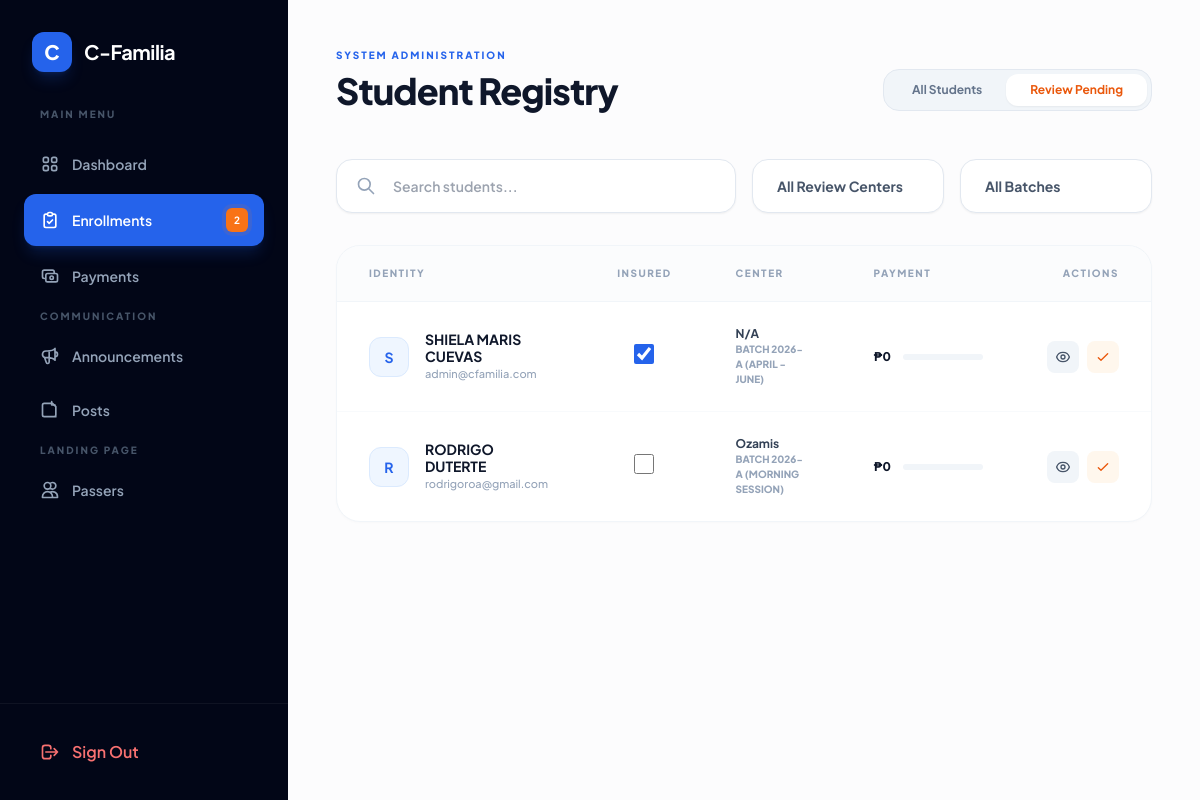
The page /admin_enrollments.php?view=pending (signed in) on the database its author committed.
### tables this page shows
CREATE TABLE `enrollments` (
  `id` int(11) NOT NULL,
  `user_id` int(11) NOT NULL,
  `program_type` varchar(100) DEFAULT 'Criminology Review',
  `status` enum('pending','enrolled','completed') DEFAULT 'pending',
  `enrolled_at` varchar(100) NOT NULL COMMENT 'REVIEW CENTER LOCATION WHERE STUDENTS ENROLLED\r\n',
  `enrollment_date` date DEFAULT NULL,
  `created_at` timestamp NOT NULL DEFAULT current_timestamp(),
  `batch` varchar(50) DEFAULT NULL,
  `insured` tinyint(1) NOT NULL COMMENT 'INSURANCE FOR STUDENTS IF THEY ARE BEING LISTED TO INSURANCE',
  `total_fee` decimal(10,2) DEFAULT NULL
);

CREATE TABLE `users` (
  `id` int(11) NOT NULL,
  `firstname` varchar(100) NOT NULL,
  `middlename` varchar(100) NOT NULL,
  `lastname` varchar(100) NOT NULL,
  `email` varchar(100) NOT NULL,
  `password` varchar(255) NOT NULL,
  `role` enum('admin','student') DEFAULT 'student',
  `profile_pic` varchar(255) DEFAULT NULL,
  `created_at` timestamp NOT NULL DEFAULT current_timestamp()
);

### admin_enrollments.php (the view, shortened to what this page needs)
<?php
include 'db.php';
$view = isset($_GET['view']) ? $_GET['view'] : 'all';
$batch_filter = isset($_GET['batch']) ? mysqli_real_escape_string($conn, $_GET['batch']) : '';
$location_filter = isset($_GET['location']) ? mysqli_real_escape_string($conn, $_GET['location']) : '';
?>
<!DOCTYPE html>
<html lang="en">
<head>
    <script src="https://cdn.tailwindcss.com"></script>
</head>
<body class="text-slate-800 antialiased">
    <div class="flex min-h-screen relative">
        <?php include 'aside.php';?>
        <main class="flex-1 p-4 md:p-12 w-full">
            <div class="max-w-7xl mx-auto">
                <header class="mb-8 md:mb-12">
                    <div class="flex flex-col lg:flex-row lg:items-end justify-between gap-6">
                        <div>
                            <span class="text-[10px] font-black uppercase tracking-[0.2em] text-blue-600 mb-2 block text-center md:text-left">System Administration</span>
                            <h1 class="text-3xl md:text-4xl font-[800] text-slate-900 tracking-tight text-center md:text-left">Student Registry</h1>
                        </div>
                        <div class="inline-flex p-1 bg-slate-100 rounded-2xl border border-slate-200 self-center md:self-end">
                            <a href="?view=all" class="px-4 md:px-6 py-2 rounded-xl text-xs font-bold transition-all <?= $view == 'all' ? 'bg-white text-blue-600 shadow-sm' : 'text-slate-500 hover:text-slate-900' ?>">All Students</a>
                            <a href="?view=pending" class="px-4 md:px-6 py-2 rounded-xl text-xs font-bold transition-all <?= $view == 'pending' ? 'bg-white text-orange-600 shadow-sm' : 'text-slate-500 hover:text-slate-900' ?>">Review Pending</a>
                        </div>
                    </div>
                </header>
                <div class="grid grid-cols-1 sm:grid-cols-2 lg:grid-cols-4 gap-4 mb-8">
                    <div class="sm:col-span-2 relative group">
                        <div class="absolute inset-y-0 left-5 flex items-center text-slate-400">
                            <svg class="w-5 h-5" fill="none" stroke="currentColor" viewBox="0 0 24 24"><path stroke-linecap="round" stroke-linejoin="round" stroke-width="2" d="M21 21l-6-6m2-5a7 7 0 11-14 0 7 7 0 0114 0z"/></svg>
                        </div>
                        <input type="text" id="studentSearch" placeholder="Search students..." class="w-full pl-14 pr-6 py-4 bg-white border border-slate-200 rounded-2xl focus:ring-4 focus:ring-blue-500/5 outline-none transition-all text-sm font-semibold shadow-sm">
                    </div>
                    <select onchange="location.href='?view=<?= $view ?>&batch=<?= $batch_filter ?>&location=' + this.value" class="px-6 py-4 bg-white border border-slate-200 rounded-2xl text-sm font-bold text-slate-600 outline-none shadow-sm appearance-none">
                        <option value="">All Review Centers</option>
                    </select>
                    <select onchange="location.href='?view=<?= $view ?>&location=<?= $location_filter ?>&batch=' + this.value" class="px-6 py-4 bg-white border border-slate-200 rounded-2xl text-sm font-bold text-slate-600 outline-none shadow-sm appearance-none">
                        <option value="">All Batches</option>
                    </select>
                </div>
                <div class="registry-card overflow-hidden">
                    <div class="overflow-x-auto lg:overflow-visible">
                        <table class="w-full text-left responsive-table">
                            <thead>
                                <tr class="bg-slate-50/50 border-b border-slate-100">
                                    <th class="px-8 py-5 text-[10px] font-black uppercase tracking-[0.15em] text-slate-400">Identity</th>
                                    <th class="px-8 py-5 text-[10px] font-black uppercase tracking-[0.15em] text-slate-400 text-center">Insured</th>
                                    <th class="px-8 py-5 text-[10px] font-black uppercase tracking-[0.15em] text-slate-400">Center</th>
                                    <th class="px-8 py-5 text-[10px] font-black uppercase tracking-[0.15em] text-slate-400">Payment</th>
                                    <th class="px-8 py-5 text-[10px] font-black uppercase tracking-[0.15em] text-slate-400 text-right">Actions</th>
                                </tr>
                            </thead>
                            <tbody id="enrollmentTable" class="divide-y divide-slate-50">
                                <?php
                                $where = ($view === 'pending') ? "WHERE enrollments.status = 'pending'" : "WHERE 1=1";
                                $sql = "SELECT enrollments.*, users.firstname, users.lastname, users.email, users.profile_pic
                                        FROM enrollments
                                        JOIN users ON enrollments.user_id = users.id
                                        $where
                                        ORDER BY enrollments.enrolled_at ASC, enrollments.created_at DESC";
                                $result = mysqli_query($conn, $sql);
                                while($row = mysqli_fetch_assoc($result)):
                                    $p_sql = "SELECT SUM(amount) as paid FROM payments WHERE user_id = '{$row['user_id']}' AND status = 'paid'";
                                    $paid = mysqli_fetch_assoc(mysqli_query($conn, $p_sql))['paid'] ?? 0;
                                ?>
                                <tr class="group hover:bg-slate-50/80 transition-colors">
                                    <td class="px-8 py-6" data-label="Student">
                                        <div class="flex items-center gap-4">
                                            <div class="w-10 h-10 rounded-xl bg-blue-50 text-blue-600 flex items-center justify-center font-bold text-sm border border-blue-100 shrink-0">
                                                <?= strtoupper(substr($row['firstname'],0,1)) ?>
                                            </div>
                                            <div class="text-left">
                                                <p class="font-bold text-slate-900 text-[14px] leading-tight"><?= $row['firstname'] ?> <?= $row['lastname'] ?></p>
                                                <p class="text-[11px] text-slate-400 font-medium truncate max-w-[150px]"><?= $row['email'] ?></p>
                                            </div>
                                        </div>
                                    </td>
                                    <td class="px-8 py-6 text-center" data-label="Insurance">
                                        <input type="checkbox" class="w-5 h-5 accent-blue-600 cursor-pointer" onchange="toggleInsurance(<?= $row['id'] ?>, this.checked)" <?= $row['insured'] ? 'checked' : '' ?>>
                                    </td>
                                    <td class="px-8 py-6" data-label="Center">
                                        <div class="flex flex-col text-left lg:text-left">
                                            <span class="text-xs font-bold text-slate-700"><?= $row['enrolled_at'] ?: 'N/A' ?></span>
                                            <span class="text-[10px] text-slate-400 font-black uppercase"><?= $row['batch'] ?></span>
                                        </div>
                                    </td>
                                    <td class="px-8 py-6" data-label="Paid Status">
                                        <div class="flex items-center gap-3 w-full lg:w-auto justify-end lg:justify-start">
                                            <span class="text-xs font-black text-slate-900 shrink-0">₱<?= number_format($paid) ?></span>
                                            <div class="hidden sm:block w-20 h-1.5 bg-slate-100 rounded-full overflow-hidden">
                                            </div>
                                        </div>
                                    </td>
                                    <td class="px-8 py-6 text-right" data-label="Actions">
                                        <div class="flex items-center justify-end gap-2">
                                            <button onclick="viewDetails(<?= $row['user_id'] ?>)" class="p-2 bg-slate-100 text-slate-600 rounded-lg hover:bg-slate-900 hover:text-white transition-all">
                                            </button>
                                            <?php if($row['status'] === 'pending'): ?>
                                                <a href="?approve=<?= $row['id'] ?>" class="p-2 bg-orange-50 text-orange-600 rounded-lg hover:bg-orange-500 hover:text-white transition-all">
                                                    <svg class="w-4 h-4" fill="none" stroke="currentColor" viewBox="0 0 24 24"><path stroke-linecap="round" stroke-linejoin="round" stroke-width="2" d="M5 13l4 4L19 7"/></svg>
                                                </a>
                                            <?php endif; ?>
                                        </div>
                                    </td>
                                </tr>
                                <?php endwhile; ?>
                            </tbody>
                        </table>
                    </div>
                </div>
            </div>
        </main>
    </div>
</body>
</html>

### admin_enrollments.php (style rules this page uses)
body { font-family: 'Plus Jakarta Sans', sans-serif; background-color: #fcfcfd; }
.registry-card { background: white; border: 1px solid #f1f5f9; border-radius: 24px; box-shadow: 0 1px 3px rgba(0,0,0,0.02); }

### rows shown on the page
enrollments: user.firstname "S", user.firstname "SHIELA MARIS", user.lastname "CUEVAS", user.email "admin@cfamilia.com", insured "☑", enrolled_at "N/A", batch "BATCH 2026-A (APRIL - JUNE)", paid "0"
enrollments: user.firstname "R", user.firstname "RODRIGO", user.lastname "DUTERTE", user.email "rodrigoroa@gmail.com", enrolled_at "Ozamis", batch "BATCH 2026-A (MORNING SESSION)", paid "0"

### other values the page prints
$pending_count "2"
